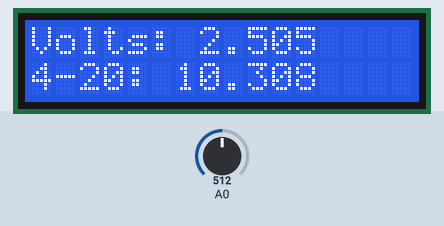
The sketch below on a simulated Arduino Uno, built with avr-gcc and run on an emulated ATmega328P. On the bench: 16×2 character LCD. The test bench sets the inputs (shaded band); at power-on: A0 = 512.

Above: at 1.2 s.
1.3 s: A0 set to 716
At 2.8 s:
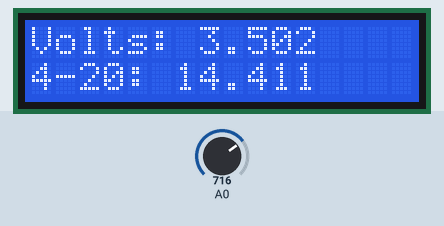
3.1 s: A0 set to 900
At 3.8 s:
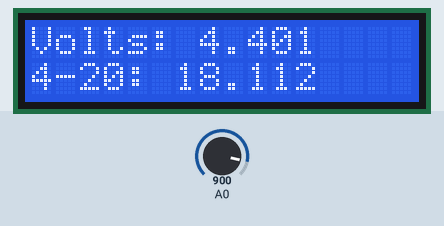
4.8 s: A0 set to 1023
At 5.8 s:
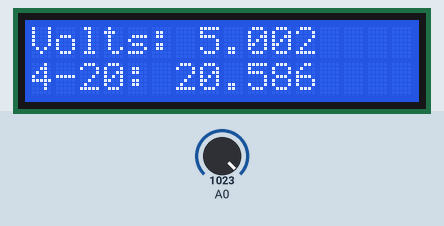
Timing chart, 0 to 7.8 s (numbered marks = the images above; inputs shaded):
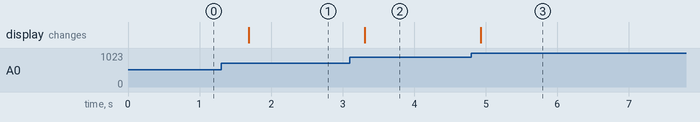

Measured:
- after the input at 1.3 s, the display: changes after 0.39 s (image 1)
- after the input at 3.1 s, the display: changes after 0.21 s (image 2)
- after the input at 4.8 s, the display: changes after 0.13 s (image 3)

The sketch:

Conv420_Test.ino
```cpp
#include <LiquidCrystal.h>

float input420 = -1.0;
LiquidCrystal lcd(12,11,5,4,3,2);

void setup() {
  // initialize LCD screen
  lcd.begin(16, 2);
  lcd.clear();
}

void loop() {
  // convert input value to voltage
  input420 = ((float) analogRead(A0)+0.5)/1023.0*5.0;

  // print out raw voltage reading on first line
  lcd.setCursor(0, 0);
  lcd.print("Volts: ");
  lcd.print(input420,3);
  lcd.print("  ");

  // convert voltage to 4-20 signal
  input420 = input420*1000.0/243.0;

  // print 4-20 value on second line
  lcd.setCursor(0, 1);
  lcd.print("4-20: ");
  lcd.print(input420,3);
  lcd.print("  ");

  // delay between measurements
  delay(400);
}
```
